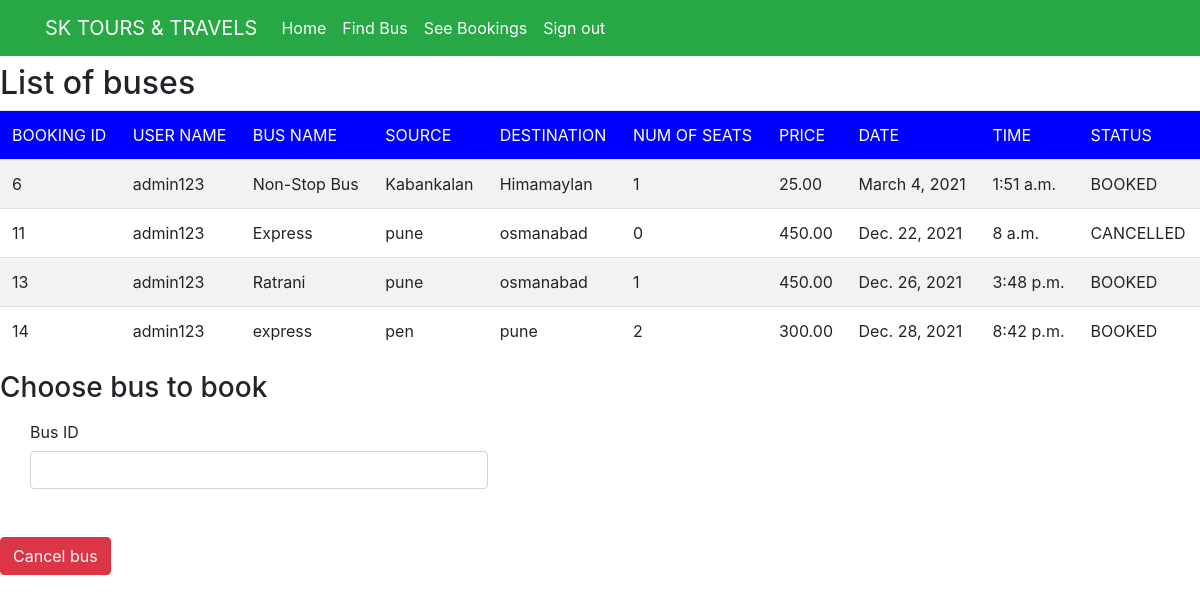
The app's page /seebookings (signed in) with its own data.
### myapp/models.py (models this page shows, shortened)
class Book(models.Model):
    BOOKED = 'B'
    CANCELLED = 'C'
    TICKET_STATUSES = ((BOOKED, 'Booked'),
                       (CANCELLED, 'Cancelled'),)
    email = models.EmailField()
    name = models.CharField(max_length=30)
    userid =models.DecimalField(decimal_places=0, max_digits=2)
    busid=models.DecimalField(decimal_places=0, max_digits=2)
    bus_name = models.CharField(max_length=30)
    source = models.CharField(max_length=30)
    dest = models.CharField(max_length=30)
    nos = models.DecimalField(decimal_places=0, max_digits=2)
    price = models.DecimalField(decimal_places=2, max_digits=6)
    date = models.DateField(auto_now=True)
    time = models.TimeField(auto_now=True)
    status = models.CharField(choices=TICKET_STATUSES, default=BOOKED, max_length=2)

### myapp/views.py (the view)
# urls.py: path('seebookings', views.seebookings, name="seebookings"),
@login_required(login_url='signin')
def seebookings(request,new={}):
    context = {}
    id_r = request.user.id
    book_list = Book.objects.filter(userid=id_r)
    if book_list:
        return render(request, 'myapp/booklist.html', locals())
    else:
        context["error"] = "Sorry no buses booked"
        return render(request, 'myapp/findbus.html', context)

### myapp/templates/myapp/booklist.html (shortened to what this page needs)
{% extends 'myapp/base.html' %}
{% block content %}
<h2>List of buses</h2>
<table class="table table-striped">
    <thead style="background-color: blue;color: white;">
    <td>BOOKING ID</td>
    <td>USER NAME</td>
    <td>BUS NAME</td>
    <td>SOURCE</td>
    <td>DESTINATION</td>
    <td>NUM OF SEATS</td>
    <td>PRICE</td>
    <td>DATE</td>
    <td>TIME</td>
    <td>STATUS</td>
    </thead>
    {% for row in book_list %}
    <tr>
        <td>{{row.id}}</td>
        <td>{{row.name}}</td>
        <td>{{row.bus_name}}</td>
        <td>{{row.source}}</td>
        <td>{{row.dest}}</td>
        <td>{{row.nos}}</td>
        <td>{{row.price}}</td>
        <td>{{row.date}}</td>
        <td>{{row.time}}</td>
        <td>{{row.status}}</td>
    </tr>
    {% endfor %}
</table>
<form action="{% url 'cancellings' %}" method="post">
    <h3>Choose bus to book</h3>
    <div class="col-auto">
        <label for="example-email-input" class="col-2 col-form-label">Bus ID</label>
        <div class="col-5">
            <input name='bus_id' class="form-control" type="number" id="example-email-input">
        </div>
    </div>
    <br>
    <br>
    <div class="pull-right">
        <button type="submit" class="btn btn-danger float-left">Cancel bus</button>
    </div>
</form>
{% endblock %}

### myapp/templates/myapp/base.html (shortened to what this page needs)
<!doctype html>
<html lang="en">
<head>
    <link rel="stylesheet" href="https://stackpath.bootstrapcdn.com/bootstrap/4.1.3/css/bootstrap.min.css"
>
</head>
<body>
<nav class="navbar navbar-expand-lg navbar-light bg-success">
    <div class="container">
        <a class="navbar-brand" href="#" style="color: white;">SK TOURS & TRAVELS</a>
        <div class="collapse navbar-collapse" id="navbarNavAltMarkup">
            <div class="navbar-nav" >
                <a class="nav-item nav-link active" href="{% url 'home' %}" style="color: white;">Home <span class="sr-only">(current)</span></a>
                <a class="nav-item nav-link" href="{% url 'findbus' %}" style="color: white;">Find Bus</a>
                <a class="nav-item nav-link" href="{% url 'seebookings' %}" style="color: white;">See Bookings</a>
                {% if request.user.is_active %}
                <a class="nav-item nav-link " href="{% url 'signout' %}" style="color: white;">Sign out</a>
                {% else %}
                <a class="nav-item nav-link " href="{% url 'signup' %}" style="color: white;">Sign Up</a>
                {% endif %}
            </div>
        </div>
    </div>
</nav>
{% block content %}
{% endblock %}
</body>
</html>

### records on screen
Book: id "6", name "admin123", bus_name "Non-Stop Bus", source "Kabankalan", dest "Himamaylan", nos "1", price "25.00", date "March 4, 2021", time "1:51 a.m.", status "BOOKED"
Book: id "11", name "admin123", bus_name "Express", source "pune", dest "osmanabad", nos "0", price "450.00", date "Dec. 22, 2021", time "8 a.m.", status "CANCELLED"
Book: id "13", name "admin123", bus_name "Ratrani", source "pune", dest "osmanabad", nos "1", price "450.00", date "Dec. 26, 2021", time "3:48 p.m.", status "BOOKED"
Book: id "14", name "admin123", bus_name "express", source "pen", dest "pune", nos "2", price "300.00", date "Dec. 28, 2021", time "8:42 p.m.", status "BOOKED"
